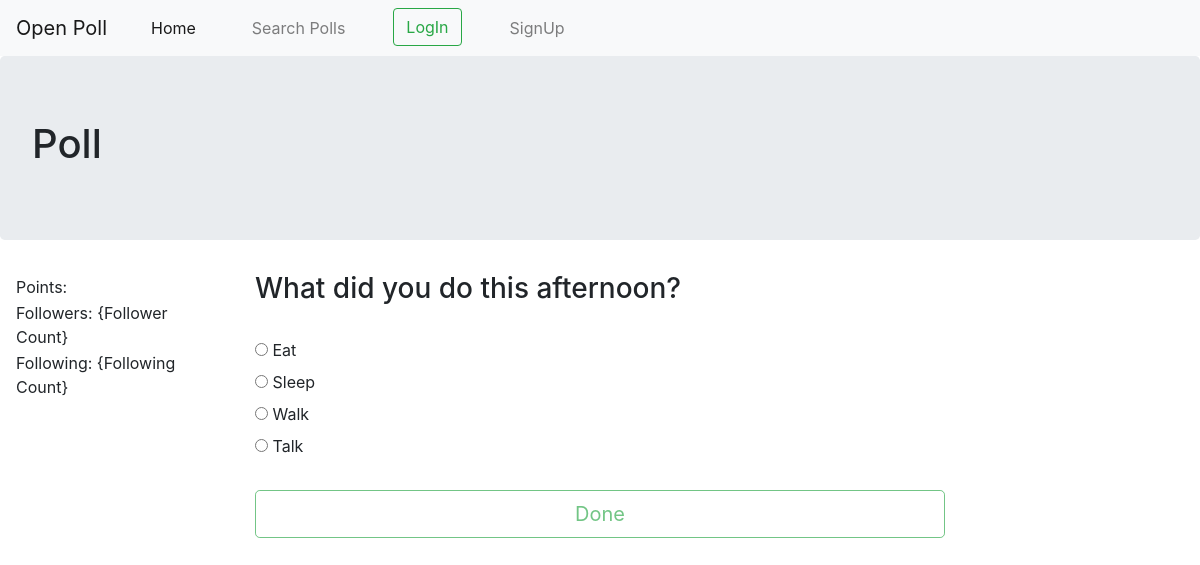
The page /poll/9/ on the database its author committed.
### BaseApp/models.py (models this page shows, shortened)
class Question(models.Model):
    user = models.ForeignKey('UserProfile', on_delete=models.CASCADE)
    question_text = models.CharField(max_length=300, blank=False)
    question_topic = models.CharField(max_length=300, default="Misc")
    question_comments = models.TextField(max_length=500, blank=True)
    responders = models.ManyToManyField(UserProfile, related_name="questions")

class Option(models.Model):
    question = models.ForeignKey('Question', on_delete=models.CASCADE)
    option_text = models.CharField(max_length=200, blank=False)
    vote_count = models.PositiveIntegerField()

### BaseApp/views.py (the view, shortened to what this page needs)
# urls.py: path('poll/<int:question_id>/', views.PollView.as_view(), name='poll'),
class PollView(View):
    template_name = "BaseApp/poll.html"
    def get(self, request, question_id):
        q = c_util.getQuestion(question_id)
        optionList = c_util.getOptions(q)
        ctxt = {'list_title':'Poll'}
        ctxt['question'] = q
        ctxt['optionList'] = optionList
        ctxt['disableDone'] = True
        if request.user.is_authenticated:
            currentUser, obj = UserProfile.objects.get_or_create(user=request.user)
            try:
                currentUser.questions.get(id=question_id)
            except ObjectDoesNotExist:
                ctxt['disableDone'] = False
        return render(request, self.template_name, context=ctxt)

### BaseApp/content_util.py (called while the page is built)
def getQuestion(question_id):
    if question_id is None:
        return None
    return Question.objects.get(id=question_id)

def getOptions(question):
    return list(Option.objects.filter(question=question))

### templates/BaseApp/poll.html (shortened to what this page needs)
{% extends 'BaseApp/base.html' %}
{% block main_list_block %}
  <div class="main_list container">
    <h3> {{ question.question_text }} </h3>
    <br>
    <form method="POST">
      {% for option in optionList %}
        <input type="radio" name="option" value="{{option.id}}">
        <label for="{{ option.option_text }}">{{ option.option_text }}</label>
        <br>
      {% endfor %}
      <br>
      {% if disableDone %}
      <button type="submit" class="btn btn-lg btn-block btn-outline-success user_buttons" value="Submit" disabled>Done</button>
      {% else %}
      <button type="submit" class="btn btn-lg btn-block btn-outline-success user_buttons" value="Submit">Done</button>
      {% endif %}
    </form>
  </div>
  {% endblock %}

### static/css/base.css (style rules this page uses)
* { box-sizing: border-box; }
.main_list { width: 60%; float: left; }

### rows shown on the page
Question: question_text "What did you do this afternoon?"
Option: option_text "Eat"
Option: option_text "Sleep"
Option: option_text "Walk"
Option: option_text "Talk"

### other values the page prints
{{ list_title }} "Poll"
